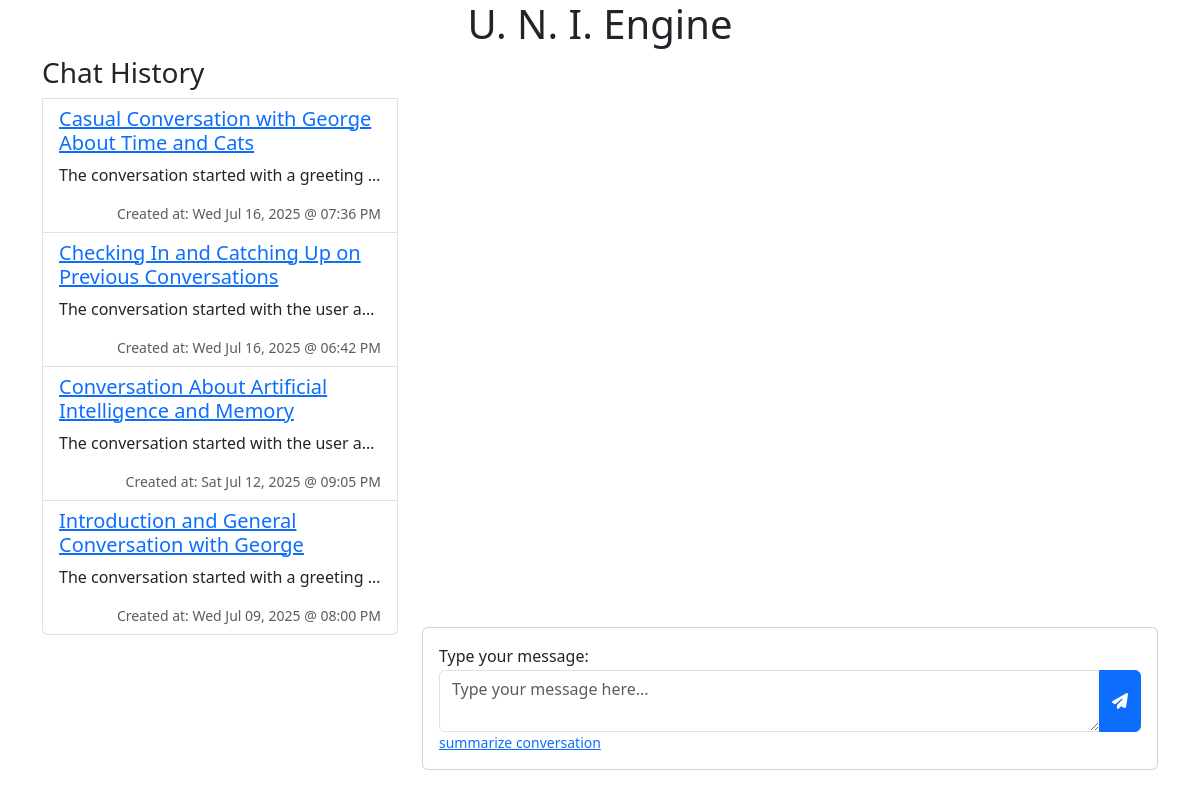
The page / on the database its author committed.
### tables this page shows
CREATE TABLE "summaries" (
	"sum_id"	INTEGER NOT NULL UNIQUE,
	"sum_title"	TEXT NOT NULL DEFAULT '',
	"sum_content"	TEXT NOT NULL DEFAULT '',
	"sum_level"	INTEGER NOT NULL DEFAULT 0,
	"sum_created"	TIMESTAMP NOT NULL DEFAULT CURRENT_TIMESTAMP,
	"sum_updated"	TIMESTAMP NOT NULL DEFAULT CURRENT_TIMESTAMP,
	PRIMARY KEY("sum_id" AUTOINCREMENT)
);

### app.py (the view)
@app.route('/', methods=['GET'])
def chat():
    messages = sql("SELECT * FROM messages WHERE sum_id = 0 ORDER BY msg_id ASC")
    summaries = sql("SELECT * FROM summaries ORDER BY sum_id DESC")
    return render_template('index.html', messages=messages, summaries=summaries)

### app.py (called while the page is built)
@app.template_filter('datetimeformat')
def datetimeformat(value):
    return value.strftime("%a %b %#d, %Y @ %#I:%M %p")

### helpers/dbsqlite.py (called while the page is built, shortened)
def check_connection(attempts=3, delay=5):
    global db_conn
    try:
        db_conn = sqlite3.connect(db_file, check_same_thread=False, detect_types=sqlite3.PARSE_DECLTYPES)
        db_conn.row_factory = sqlite3.Row
        return True
    except sqlite3.Error as e:
        if attempts > 1:
            print(f"Attempt {attempts} failed: {e}")
            time.sleep(delay)
            return check_connection(attempts-1, delay)
        else:
            print(f"Failed to connect after {attempts} attempts: {e}")
            return False

def sql(query, params=(), single=False):
    global db_conn
    query = query.replace("%s", "?")
    try:
        if not check_connection():
            logging.basicConfig(filename='sqlite.log', level=logging.INFO)
            logging.error('Error connecting to the database from Python application call: GROQ')
        cursor = db_conn.cursor()
        cursor.execute(query, params)
        if query.lower().strip().startswith("select"):
            if single:
                return convert_sql_to_list(cursor.fetchone(), single=True)
            else:
                return convert_sql_to_list(cursor.fetchall())
    finally:
        cursor.close()
        db_conn.commit()

def convert_sql_to_list(sql_result, single=False):
    if not sql_result:
        return []
    if single:
        return dict(sql_result)
    result_list = []
    for row in sql_result:
        result_list.append(dict(row))
    return result_list

### templates/index.html (shortened to what this page needs)
<html>
    <head>
        <link rel="stylesheet" href="https://cdn.jsdelivr.net/npm/bootstrap@5.3.0/dist/css/bootstrap.min.css" />
        <link rel="stylesheet" href="https://cdnjs.cloudflare.com/ajax/libs/font-awesome/6.7.2/css/all.min.css" />
        <link rel="stylesheet" href="/static/dispatch.css" />
        <link rel="stylesheet" href="/static/main.css" />
    </head>
    <body>
        <div class="container">
            <div class="row">
                <div class="col-12 text-center">
                    <h1>U. N. I. Engine</h1>
                </div>
            </div>
            <div class="row">
                <div class="col-lg-4">
                    <div class="list-group">
                        <h3>Chat History</h3>
                        {% include 'chat_history.html' %}
                    </div>
                </div>
                <div class="col-lg-8">
                    <div id="messages" class="list-group">
                    </div>
                    <div class="card mt-3">
                        <div class="card-body">
                            <form id="chat-form" class="ajaxform" data-module="uni" data-action="send-chat">
                                <label for="user-input">Type your message:</label>
                                <div class="chat-wrapper">
                                    <div class="input-group chatbox">
                                        <textarea class="form-control autosize " id="user-input" placeholder="Type your message here..." required name="user_prompt"></textarea>
                                        <button type="submit" class="btn btn-primary"><i class="fas fa-paper-plane"></i></button>
                                    </div>
                                </div>
                                <a href="#" class="small tmbtn" data-module="uni" data-action="summarize-conversation-prompt">summarize conversation</a>
                            </form>
                        </div>
                    </div>
                </div>
            </div>
        </div>
    </body>
</html>

### templates/chat_history.html
{% for summary in summaries %}
    <div class="list-group-item">
        <h5>
            <a href="#" class="tmbtn" data-module="uni" data-action="show_summary/{{ summary['sum_id'] }}">
                {{ summary.sum_title }}
            </a>
        </h5>
        <p class="ellipsis" title="{{ summary.sum_content }}">
            {{ summary.sum_content }}
        </p>
        <div class="text-muted small float-end">
            <span>
                Created at:
                {{ summary['sum_created'] | datetimeformat }}
            </span>
        </div>
    </div>
{% endfor %}

### static/main.css (style rules this page uses)
#messages { height: calc(100vh - 245px); overflow-y: auto; }
#chat-form { margin: 0; }
.ellipsis { overflow: hidden; text-overflow: ellipsis; white-space: nowrap; }
.chat-wrapper { position: relative; min-height: 64px; }
.chatbox { position: absolute !important; bottom: 0 !important; width: 100% !important; }

### rows shown on the page
summaries: sum_title "Casual Conversation with George About Time and Cats", sum_content "The conversation started with a greeting…", sum_created "Wed Jul 16, 2025 @ 07:36 PM"
summaries: sum_title "Checking In and Catching Up on Previous Conversations", sum_content "The conversation started with the user a…", sum_created "Wed Jul 16, 2025 @ 06:42 PM"
summaries: sum_title "Conversation About Artificial Intelligence and Memory", sum_content "The conversation started with the user a…", sum_created "Sat Jul 12, 2025 @ 09:05 PM"
summaries: sum_title "Introduction and General Conversation with George", sum_content "The conversation started with a greeting…", sum_created "Wed Jul 09, 2025 @ 08:00 PM"
